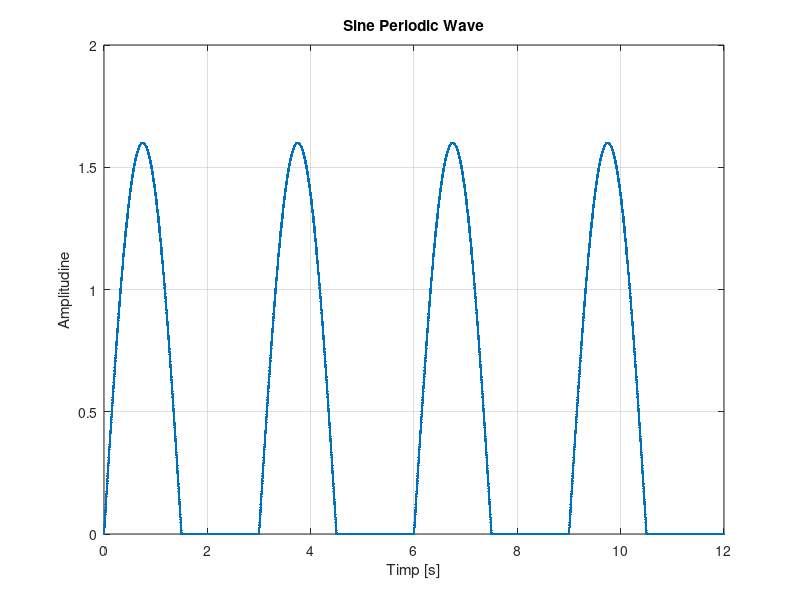
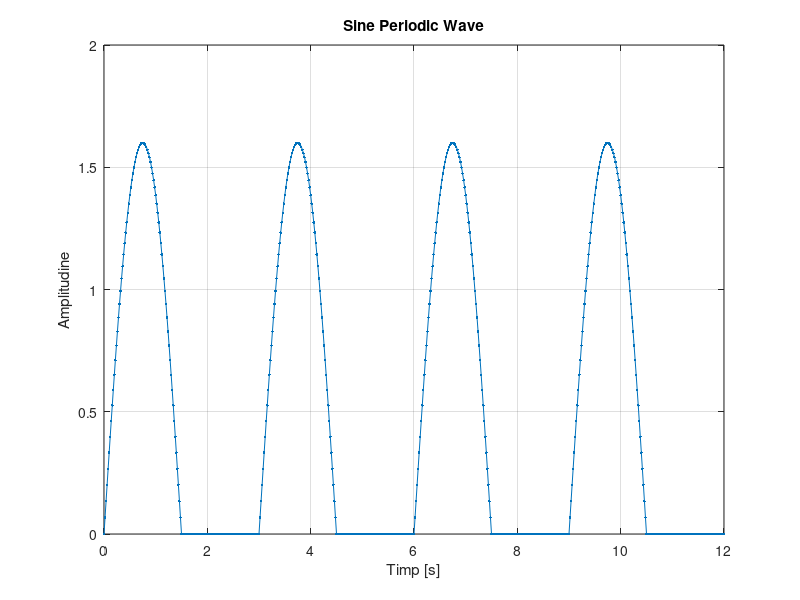
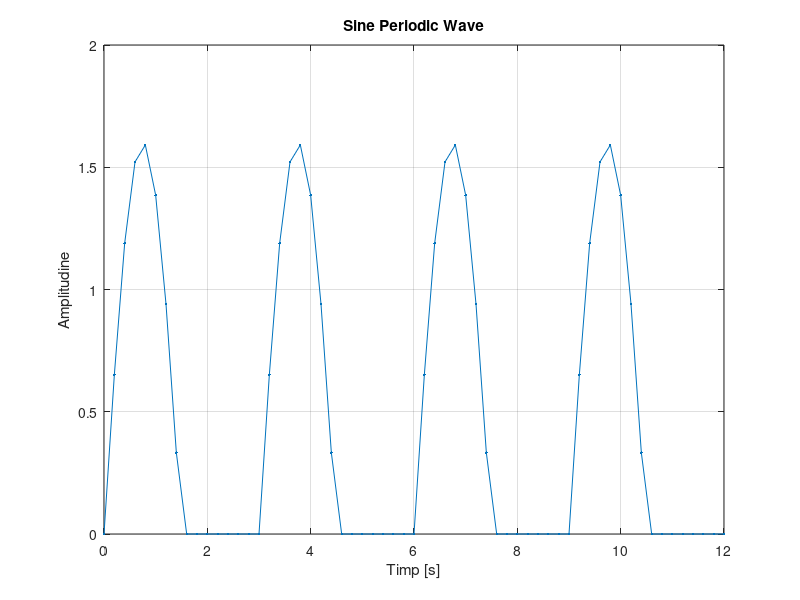

MATLAB code to generate these figures, in order:
%Problema 4
%Setam parametrii de baza, ca amplitudinea si peioada.
A = 0.8;
T = 3;
F = 1 / T;%notam frecventa cu formula ei legata de perioada.
t = 0:0.002:12;%Am ales t.ul sa mearga pana la 12 ca sa se vada mai multe perioade.
figure(1);
s=(A*sin(2*pi*F*t))-(-abs(A*sin(2*pi*F*t)))%Pentru a obtine semnalul sinusoidal monoalternanta, am scazut din tot semnalul partea negativa. 
plot(t,s,'.-'),xlabel('Timp [s]'),ylabel('Amplitudine'),title('Sine Periodic Wave'),grid;
%Se procedeaza similar pentru t = 20 ms si 200 ms.
figure(2);
t1 = 0:0.02:12; 
s1=(A*sin(2*pi*F*t1))-(-abs(A*sin(2*pi*F*t1))) 
plot(t1,s1,'.-'),xlabel('Timp [s]'),ylabel('Amplitudine'),title('Sine Periodic Wave'),grid;
figure(3);
t2 = 0:0.2:12; 
s2=(A*sin(2*pi*F*t2))-(-abs(A*sin(2*pi*F*t2))) 
plot(t2,s2,'.-'),xlabel('Timp [s]'),ylabel('Amplitudine'),title('Sine Periodic Wave'),grid;
